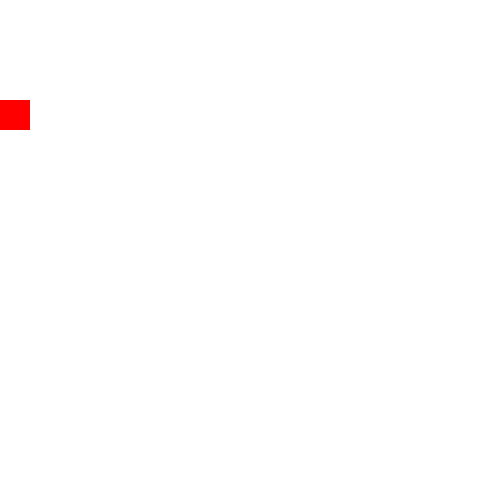
Frame 1 (no input)
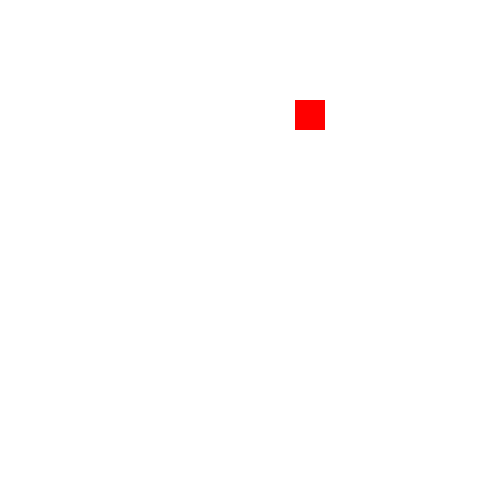
Frame 60 (the mouse pressed at the canvas centre just before this capture)
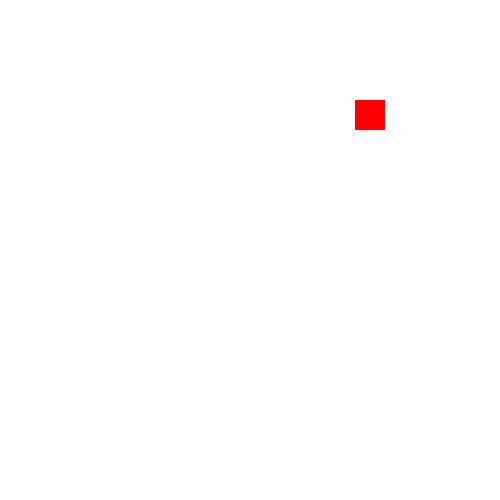
Frame 120 (the mouse held since frame 60 and released just before this capture)

The Processing sketch that drew these frames (run headless with seeded random() and noise(); from frame 60 on, the mouse is pressed at the canvas centre):

// Processing sketch: pacmanEffect
// ── pacmanEffect.pde
float xpos = 0;
float speed = 5;

void setup() {
  size(500,500);
}

void draw() {  
  background(255);
  noStroke();
  fill(255,0,0);
  rect(xpos, 100, 30, 30);  
  xpos = xpos + speed;   
  
  if(xpos > width-30 || xpos<0){
    speed = -speed;
  }   
}
